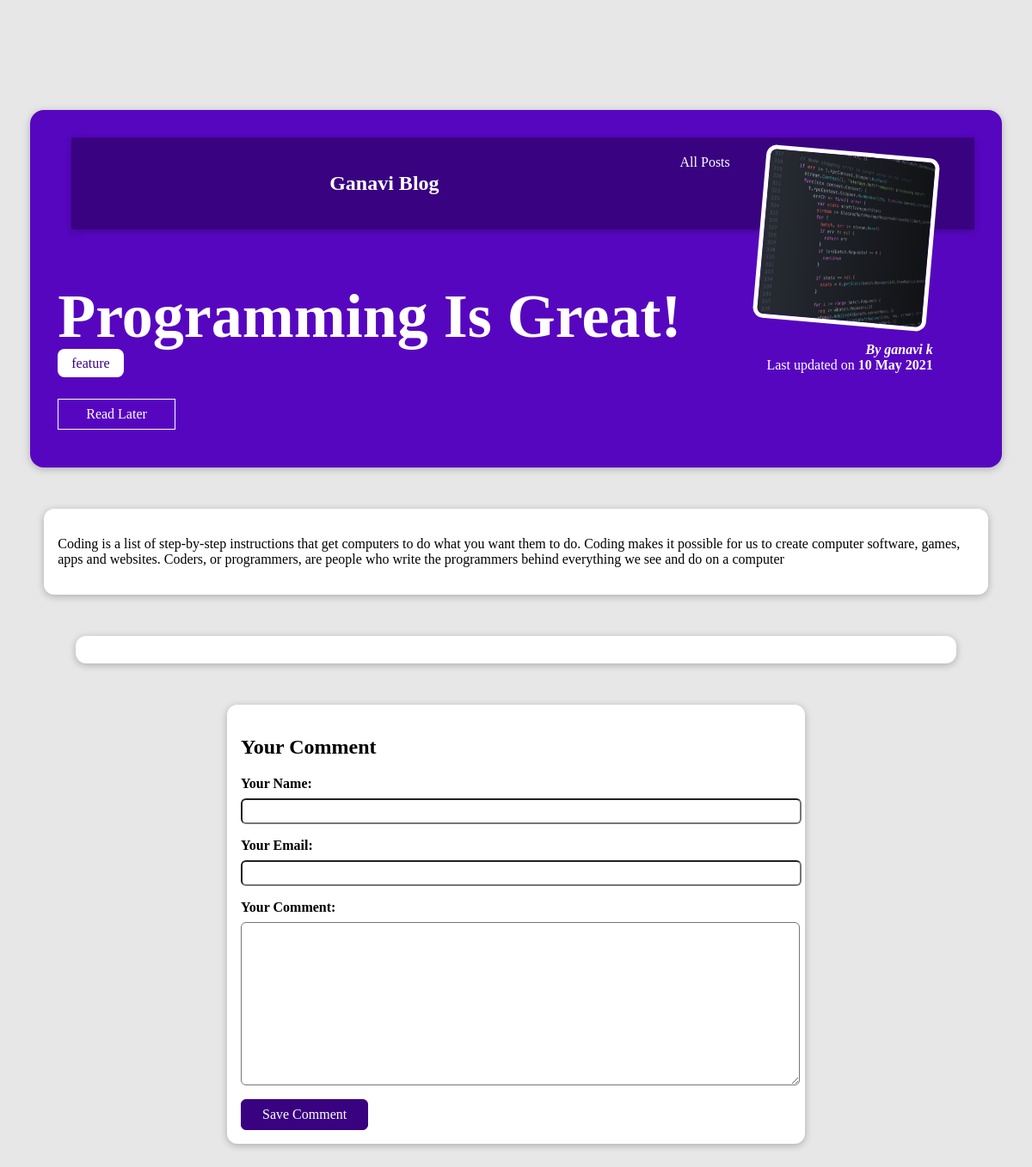
/posts/programming-is-fun, run on an earlier commit of the app's database.
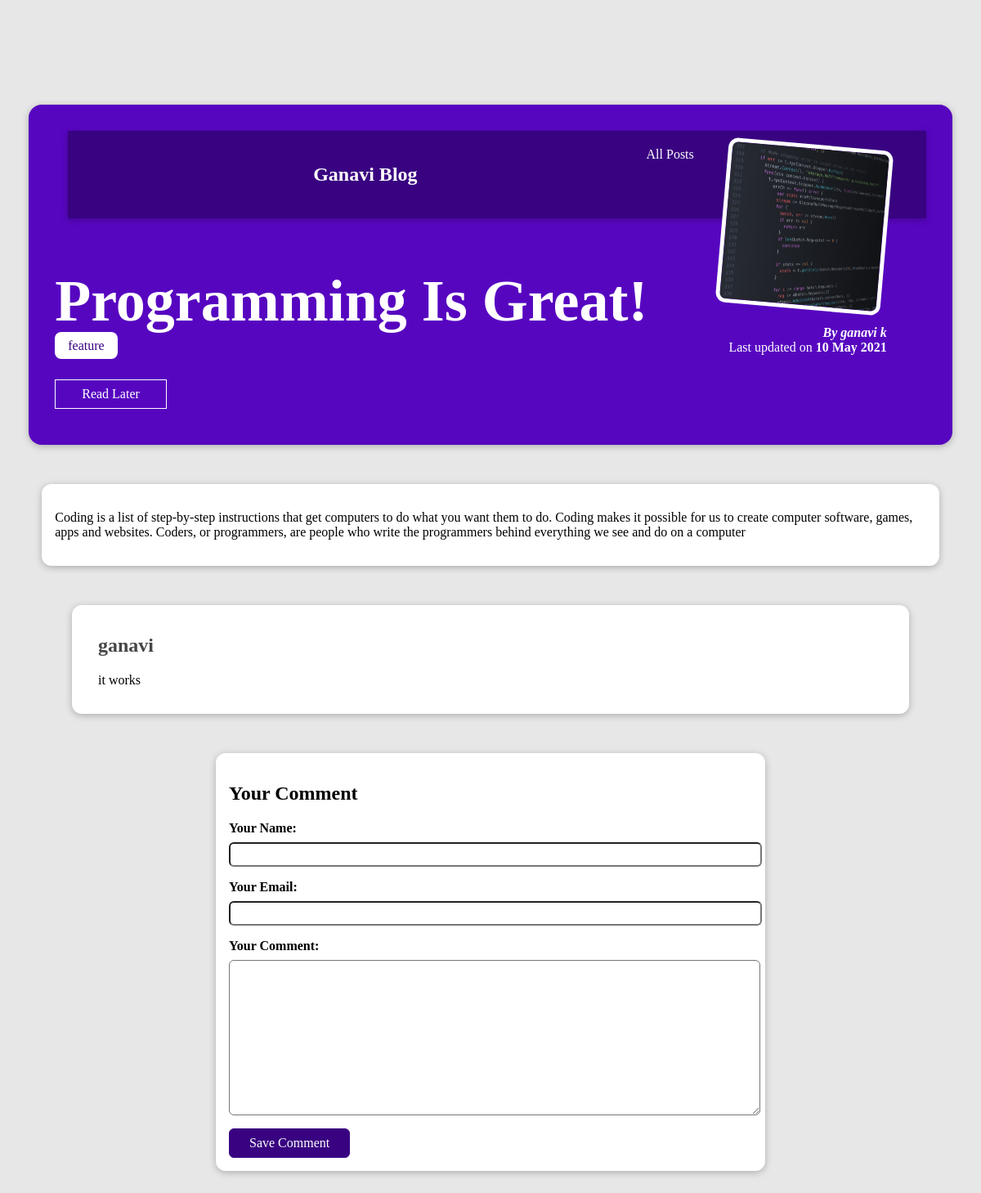
And on a later commit of the database.
### blog/models.py (models this page shows, shortened)
class Post(models.Model):
    title = models.CharField(max_length=150)
    excerpt = models.CharField(max_length=200)
    image = models.ImageField(upload_to="posts",null=True)
    date = models.DateField(auto_now=True)
    slug = models.SlugField(unique=True, db_index=True)
    content = models.TextField(validators=[MinLengthValidator(10)])
    author = models.ForeignKey("Author", on_delete=models.SET_NULL, null=True,related_name="posts")
    tags = models.ManyToManyField("Tag")

class Tag(models.Model):
    caption = models.CharField(max_length=50)
    def __str__(self):
        return self.caption

class Author(models.Model):
    first_name = models.CharField(max_length=50)
    last_name = models.CharField(max_length=50)
    email_address = models.EmailField()
    def full_name(self):
        return f"{self.first_name} {self.last_name}"
    def __str__(self):
        return self.full_name()

class Comment(models.Model):
    user_name = models.CharField(max_length=100)
    user_email = models.EmailField(max_length=254)
    text = models.TextField(max_length=400)
    post = models.ForeignKey("Post",on_delete=models.CASCADE,related_name="comments")

### blog/views.py (the view, shortened to what this page needs)
# urls.py: path('posts/<slug:slug>', views.SinglePostView.as_view(), name="post-details-page"),
class SinglePostView(View):
    def is_stored_post(self, request, post_id):
        stored_posts = request.session.get("stored_posts")
        if stored_posts is not None:
          is_saved_for_later = post_id in stored_posts
        else:
          is_saved_for_later = False
        return is_saved_for_later
    def get(self, request, slug):
        post = Post.objects.get(slug=slug)
        context = {
            "post": post,
            "post_tags": post.tags.all(),
            "comment_form": CommentForm(),
            "comments": post.comments.all(),
            "saved_for_later": self.is_stored_post(request, post.id)
        }
        return render(request,"blog/post-detail.html",context)

### blog/forms.py
class CommentForm(forms.ModelForm):
    class Meta:
        model = Comment
        exclude = ["post"]
        labels = {
            "user_name": "Your Name",
            "user_email": "Your Email",
            "text" : "Your Comment"
        }

### blog/templates/blog/post-detail.html (shortened to what this page needs)
{% extends "base.html" %}
{% load static %}
{% block css_files %}
<link rel="stylesheet" href="{% static "blog/post-detail.css" %}">
{% endblock %}
{% block content %}
<section id="summary">
     <header id="main-navigation">
        <h1><a href="{% url "starting-page" %}">Ganavi Blog</a></h1>
        <nav>
            <a href="{% url "posts-page" %}">All Posts</a>
        </nav>
    </header>
  <h2>{{post.title}}</h2>
  <div>
    {% for tag in post_tags %}
      <span class="tag"> {{tag}}</span>
    {% endfor %}
  </div>
  <div id="read-later">
    <form action="{% url "read-later" %}" method="POST">
      <button>
      {% if saved_for_later%}
        Remove from "Read Later" List
      {% else %}
           Read Later
      {% endif %}
      </button>
    </form>
  </div>
  <article>
    <img src="{{post.image.url}}" alt="Post Title" />
    <address>By <a href = "mailto:{{post.author.email_address}}">{{post.author}}</a></address>
    <div>Last updated on <time>{{post.date|date:"d M Y"}}</time></div>
  </article>
</section>
<main>
  <p>{{post.content|linebreaks}}</p>
</main>
<section id="comments">
  <ul>
  {% for comment in comments %}
    <li>
      <h2>{{comment.user_name}}</h2>
      <p>{{comment.text|linebreaks}}</p>
    </li>
  {% endfor %}
  </ul>
</section>
<section id="comment-form">
<h2>Your Comment</h2>
  <form action = "{% url "post-details-page" post.slug %}" method="POST" >
    {% for form_field in comment_form %}
      <div class="form-control {% if form_field.errors %} invalid {% endif %}">
        {{form_field.label_tag}}
        {{form_field}}
      </div>
    {% endfor %}
  <button>Save Comment</button>
  </form>
{% endblock %}

### templates/base.html (shortened to what this page needs)
{% load static %}
<!DOCTYPE html>
<html lang="en">
  <head>
    {% block css_files%}{%endblock%}
  </head>
  <body>
    {% block content %}
     {% endblock %}
  </body>
</html>

### blog/static/blog/post-detail.css (style rules this page uses)
body { background-color: #e7e7e7; }
#main-navigation { background-color: #390281; box-shadow: 0 2px 8px rgba(0, 0, 0, 0.25); display: flex; padding: 20px; justify-content: space-evenly; margin-left: 1rem; }
#main-navigation a { color: white; text-decoration: unset; margin-left: 1rem; }
#summary { margin: 8rem auto 3rem auto; padding: 2rem; width: 90%; max-width: 90rem; border-radius: 16px; background-color: #5706c0; position: relative; box-shadow: 0 2px 8px rgba(0, 0, 0, 0.25); height: 22rem; }
#summary h2 { color: white; font-size: 4.5rem; margin-bottom: 0.25rem; }
#summary article { position: absolute; top: 2rem; right: 3rem; padding: 1rem 2rem; border-radius: 12px; text-align: right; color: white; }
#summary article img { width: 12rem; height: 12rem; border-radius: 12px; transform: rotateZ(5deg); border: 5px solid white; margin-bottom: 1rem; }
#summary address { font-weight: bold; }
#summary time { font-weight: bold; }
#summary article a { color: white; text-decoration: none; }
main { width: 90%; max-width: 90rem; margin: 3rem auto; background-color: white; padding: 1rem; border-radius: 12px; box-shadow: 0 2px 8px rgba(0, 0, 0, 0.25); }
.tag { background-color: white; color: #390281; padding: 0.5rem 1rem; border-radius: 8px; }
#comment-form { margin: 3rem auto; width: 90%; max-width: 40rem; border-radius: 12px; background-color: white; box-shadow: 0 2px 8px rgba(0, 0, 0, 0.25); padding: 1rem; }
#comment-form button { font: inherit; background-color: #390281; color: white; border: 1px solid #390281; padding: 0.5rem 1.5rem; border-radius: 6px; cursor: pointer; }
.form-control { margin-bottom: 1rem; }
.form-control label { font-weight: bold; margin-bottom: 0.5rem; display: block; }
.form-control input, .form-control textarea { display: block; width: 100%; font: inherit; padding: 0.25rem; border-radius: 6px; }
#comments { margin: 3rem auto; width: 90%; max-width: 60rem; border-radius: 12px; background-color: white; box-shadow: 0 2px 8px rgba(0, 0, 0, 0.25); padding: 1rem 2rem; }
#comments ul { list-style: none; margin: 0; padding: 0; }
#comments li { margin-bottom: 1rem; border-bottom: 2px solid #ccc; }
#comments li:last-of-type { border-bottom: none; }
#comments h2 { color: #464646; }
#read-later { margin: 2rem 0; }
#read-later button { background-color: transparent; border: 1px solid white; padding: 0.5rem 2rem; font: inherit; color: white; cursor: pointer; }

What changed in the data, as far as the page shows it:
added Comment: user_name "ganavi", text "it works"
